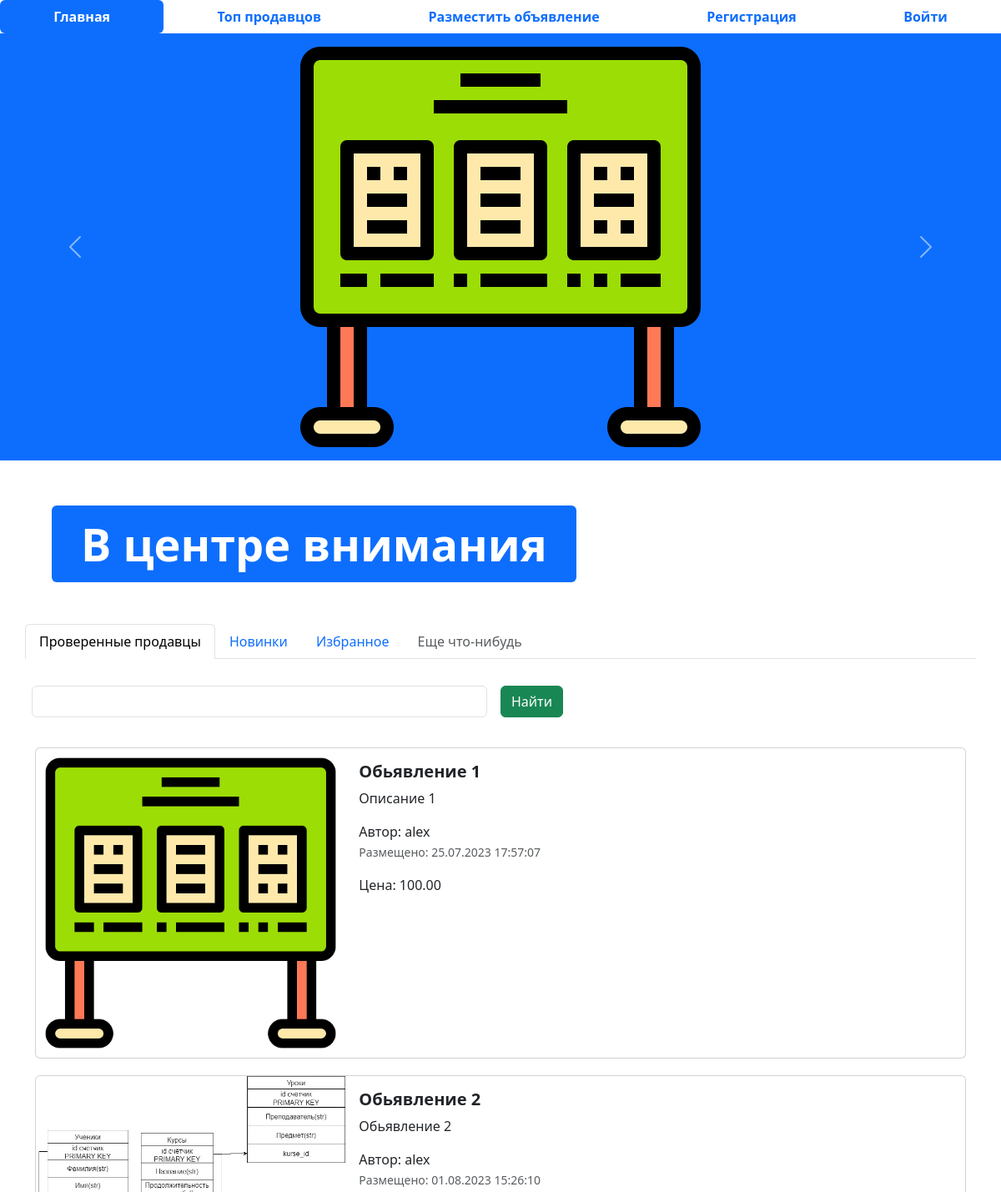
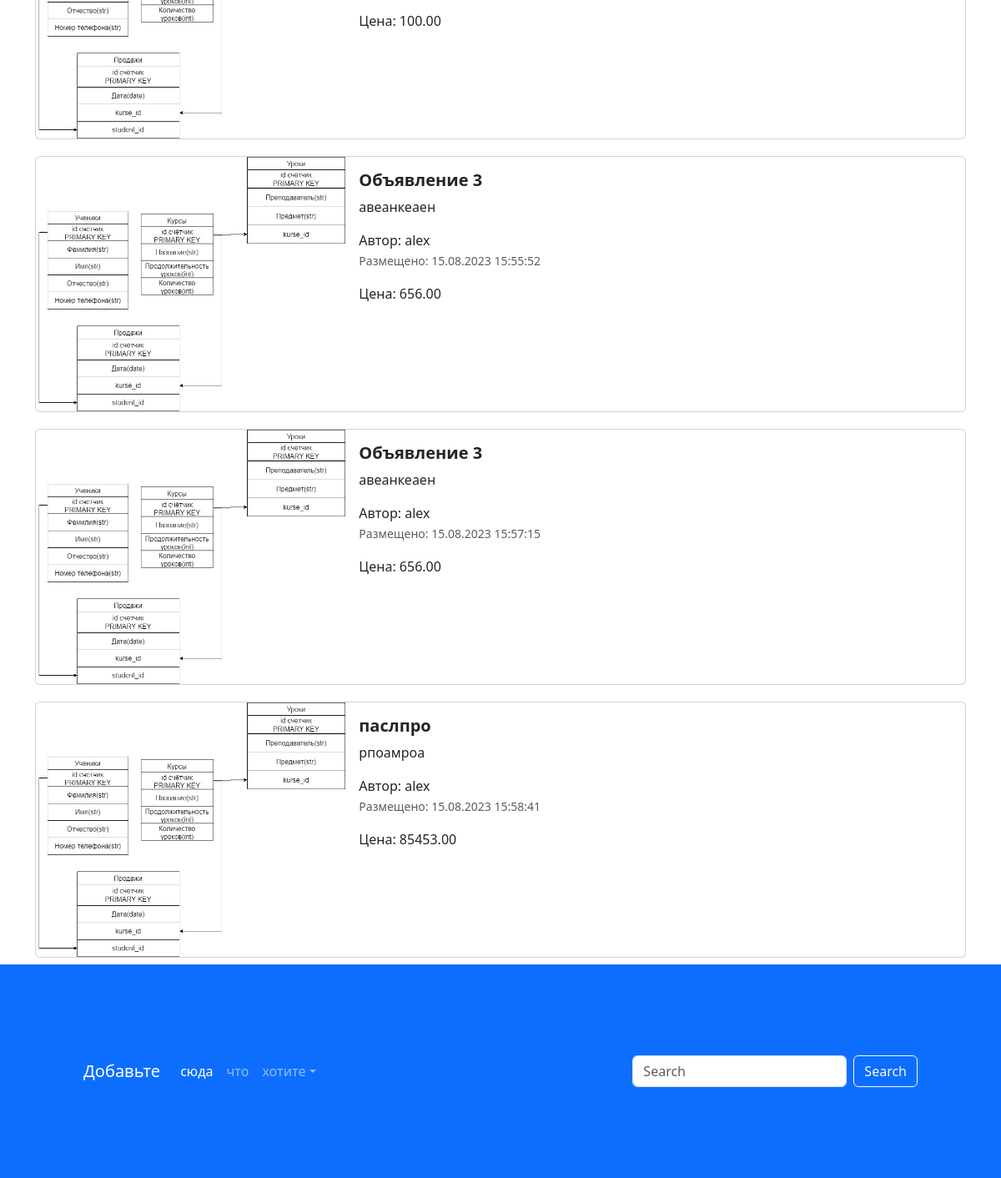
The page / on the database its author committed (2 pictures, top to bottom).
### app_advertisements/models.py (models this page shows, shortened)
class Advertisement(models.Model):
    title = TitleField('Заголовок', max_length = 128)
    description = models.TextField('Описание')
    price = models.DecimalField('Цена',max_digits=10, decimal_places=2)
    auction = models.BooleanField('Торг',help_text='Торг уместен')
    created_at = models.DateTimeField(auto_now_add=True)
    updated_at = models.DateTimeField(auto_now=True)
    user = models.ForeignKey(User, verbose_name = "Пользователь", on_delete = models.CASCADE)
    image = models.ImageField("Изображение", upload_to="advertisements/")
    class Meta:
        db_table='advertisements'
    @admin.display(description='Дата создания')
    def created_date(self):
        if self.created_at.date() == timezone.now().date():
            s = self.created_at.time().strftime('%H:%M:%S')
            return format_html('<span style="color:green;fon-weight: bold">Сегодня в {}</span>',s)
        return self.created_at.strftime('%d.%m.%Y %H:%M:%S')
    def get_absolute_url(self):
        return reverse("adv-details", kwargs={"pk": self.pk})

### app_advertisements/views.py (the view)
# urls.py: path('', index, name = "index"),
def index(request):
    if title := request.GET.get('query'):
        advertisement = Advertisement.objects.filter(title__icontains=title)
    else:
        advertisement = Advertisement.objects.all()
    context = { 'advertisements': advertisement, 'title': title }
    return render(request, "app_advertisements/index.html", context)

### templates/app_advertisements/index.html (shortened to what this page needs)
{% extends 'base.html'%}
{% load static %}
{% block content %}
<ul class="nav nav-pills sticky-top bg-white nav-fill">
  <li class="nav-item">
    <a class="nav-link active" aria-current="page" href="{% url 'index' %}">
      <span style="font-weight: bold;">Главная</span>
    </a>
  </li>
  <li class="nav-item">
    <a class="nav-link" href="{% url 'top-sellers' %}">
      <span style="font-weight: bold;">Топ продавцов</span>
    </a>
  </li>
  <li class="nav-item">
    <a class="nav-link" href="{% url 'adv-post' %}">
      <span style="font-weight: bold;">Разместить объявление</span>
    </a>
  </li>
  {% if user.is_authenticated %}
  <li class="nav-item">
    <a class="nav-link" href="{% url 'profile' %}">
      <span style="font-weight: bold;">Профиль</span>
    </a>
  </li>
  <li class="nav-item">
    <a class="nav-link" href="{% url 'logout' %}">
      <span style="font-weight: bold;">Выйти</span>
    </a>
  </li>
  {% else %}
  <li class="nav-item">
    <a class="nav-link" href="{% url 'register' %}">
      <span style="font-weight: bold;">Регистрация</span>
    </a>
  </li>
  <li class="nav-item">
    <a class="nav-link" href="{% url 'login' %}">
      <span style="font-weight: bold;">Войти</span>
    </a>
  </li>
  {% endif %}
</ul>
<div id="carouselExampleControls" class="carousel slide bg-primary" data-bs-ride="carousel">
  <div class="carousel-inner">
    <div class="carousel-item active">
      <img src="{% static 'img/adv.png' %}" class="mx-auto d-block w-33" alt="...1">
    </div>
  </div>
  <button class="carousel-control-prev" type="button" data-bs-target="#carouselExampleControls" data-bs-slide="prev">
    <span class="carousel-control-prev-icon" aria-hidden="true"></span>
  </button>
  <button class="carousel-control-next" type="button" data-bs-target="#carouselExampleControls" data-bs-slide="next">
    <span class="carousel-control-next-icon" aria-hidden="true"></span>
  </button>
</div>
<div class="container" style="margin: 50px;">
  <div class="display-2">
    <span class="badge bg-primary">В центре внимания</span>
  </div>
</div>
<div class="container">
  <div class="row">
    <ul class="nav nav-tabs bg-white">
      <li class="nav-item">
        <a class="nav-link active" aria-current="page" href="#">Проверенные продавцы</a>
      </li>
      <li class="nav-item">
        <a class="nav-link" href="#">Новинки</a>
      </li>
      <li class="nav-item">
        <a class="nav-link" href="#">Избранное</a>
      </li>
      <li class="nav-item">
        <a class="nav-link disabled" href="#" tabindex="-1" aria-disabled="true">Еще что-нибудь</a>
      </li>
    </ul>
    <form class="row g-3" method="get">
      <div class="col-auto w-50">
        <input name="query" type="text" class="form-control" value='{% if title %}{{ title }}{% endif %}'>
      </div>
      <div class="col-auto">
        <button type="submit" class="btn btn-success mb-3">Найти</button>
      </div>
    </form>
  </div>
  <div class="col">
    {% for adv in advertisements %}
    <div class="card mb-2" style="max-width: 1200px; margin-top: 20px;">
      <div class="row g-0">
        <div class="col-md-4">
          <a href="{{ adv.get_absolute_url }}" class="nav-link">
            <img src="{% if adv.image == '' %}{% static 'img/adv.png' %}{% else %}{{ adv.image.url }}{% endif %}" class="img-fluid rounded-start" alt="Card image">
          </a>
        </div>
        <div class="col-md-8">
          <div class="card-body">
            <h5 class="card-title">
              <a href="{{ adv.get_absolute_url }}" class="nav-link"><strong>{{ adv.title }}</strong></a>
            </h5>
            <a href="{{ adv.get_absolute_url }}" class="nav-link">
              <p class="card-text">
                {{ adv.description }}
              </p>
              <span>Автор: {{ adv.user }}</span>
              <p class="card-text"><small class="text-muted">Размещено: {{ adv.created_date }}</small></p>
              <span>Цена: {{ adv.price }}</span>
            </a>
          </div>
        </div>
      </div>
    </div>
    {% endfor %}
  </div>
</div>
<footer style="padding: 100px;" class="bg-primary">
  <nav class="navbar navbar-expand-sm navbar-dark">
    <a class="navbar-brand" href="#">Добавьте</a>
    <div class="collapse navbar-collapse" id="collapsibleNavId">
      <ul class="navbar-nav me-auto mt-2 mt-lg-0">
        <li class="nav-item">
          <a class="nav-link active" href="#" aria-current="page">сюда</a>
        </li>
        <li class="nav-item">
          <a class="nav-link" href="#">что</a>
        </li>
        <li class="nav-item dropdown">
          <a class="nav-link dropdown-toggle" href="#" id="dropdownId" data-bs-toggle="dropdown" aria-haspopup="true"
            aria-expanded="false">хотите</a>
        </li>
      </ul>
      <form class="d-flex my-2 my-lg-0">
        <input class="form-control me-sm-2" type="text" placeholder="Search">
        <button class="btn btn-outline-light my-2 my-sm-0" type="submit">Search</button>
      </form>
    </div>
  </nav>
</footer>
{% endblock %}

### templates/base.html (shortened to what this page needs)
{% load static %}
<!DOCTYPE html>
<html lang="ru">
<head>
  <link href="{% static 'css/bootstrap.min.css' %}" rel="stylesheet">
  <link rel="stylesheet" href="{% static 'css/fontello.css' %}">
</head>
<body>
    {% block content %}
    {% endblock %}
</body>
</html>

### rows shown on the page
Advertisement: title "Обьявление 1", description "Описание 1", user "alex", created_date "25.07.2023 17:57:07", price "100.00"
Advertisement: image (picture), title "Обьявление 2", description "Обьявление 2", user "alex", created_date "01.08.2023 15:26:10", price "100.00"
Advertisement: image (picture), title "Объявление 3", description "авеанкеаен", user "alex", created_date "15.08.2023 15:55:52", price "656.00"
Advertisement: image (picture), title "Объявление 3", description "авеанкеаен", user "alex", created_date "15.08.2023 15:57:15", price "656.00"
Advertisement: image (picture), title "паслпро", description "рпоамроа", user "alex", created_date "15.08.2023 15:58:41", price "85453.00"
